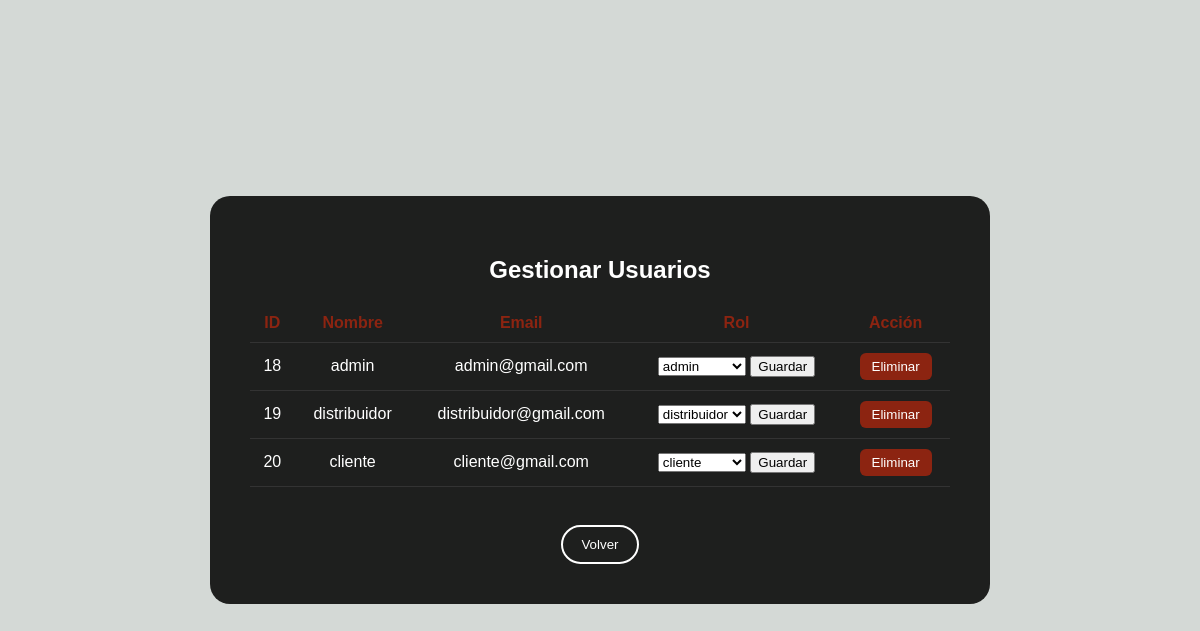
The app's page /backend/php/gestionar_usuarios.php (signed in) with its own data.
### tables this page shows
CREATE TABLE `usuario` (
  `id_usuario` int(11) NOT NULL,
  `nombre` varchar(100) NOT NULL,
  `apellidos` varchar(150) NOT NULL,
  `edad` int(11) DEFAULT NULL,
  `email` varchar(150) NOT NULL,
  `contrasenia_hash` varchar(255) NOT NULL,
  `id_rol` int(11) NOT NULL
);

### backend/php/gestionar_usuarios.php (the view, shortened to what this page needs)
<?php
require "conexion.php";
$sql = "SELECT usuario.id_usuario, usuario.nombre, usuario.email, usuario.id_rol, rol.nombre_rol
        FROM usuario
        INNER JOIN rol ON usuario.id_rol = rol.id_rol";
$resultado = mysqli_query($conn, $sql);
?>
<!DOCTYPE html>
<html>
<head>
<link rel="stylesheet" href="php_css/gestionar_usuarios.css">
</head>
<body>
<div class="main">
<h2>Gestionar Usuarios</h2>
<table>
<tr>
<th>ID</th>
<th>Nombre</th>
<th>Email</th>
<th>Rol</th>
<th>Acción</th>
</tr>
<?php
while($fila = mysqli_fetch_assoc($resultado)){
?>
<tr>
<td><?php echo $fila["id_usuario"]; ?></td>
<td><?php echo $fila["nombre"]; ?></td>
<td><?php echo $fila["email"]; ?></td>
<td>
<form method="POST">
<select name="rol">
<option value="1" <?php if($fila["id_rol"]==1) echo "selected"; ?>>cliente</option>
<option value="2" <?php if($fila["id_rol"]==2) echo "selected"; ?>>admin</option>
<option value="3" <?php if($fila["id_rol"]==3) echo "selected"; ?>>distribuidor</option>
</select>
<button type="submit" name="guardar">Guardar</button>
</form>
</td>
<td>
<a href="gestionar_usuarios.php?borrar=<?php echo $fila["id_usuario"]; ?>">
<button class="btnEliminar">Eliminar</button>
</a>
</td>
</tr>
<?php
}
?>
</table>
<br>
<a href="admin_inicio.php">
<button class="btnVolver">Volver</button>
</a>
</div>
</body>
</html>

### backend/php/php_css/gestionar_usuarios.css (style rules this page uses)
body { margin: 0; font-family: Arial, sans-serif; background-color: #d4d9d6; display: flex; justify-content: center; align-items: center; min-height: 100vh; }
.main { background-color: #1e1f1e; padding: 40px; border-radius: 20px; width: 700px; text-align: center; color: white; }
table { width: 100%; border-collapse: collapse; margin-top: 20px; }
th, td { padding: 10px; border-bottom: 1px solid #333; }
th { color: #8C2411; }
.btnEliminar { background-color: #8C2411; border: none; color: white; padding: 6px 12px; border-radius: 6px; cursor: pointer; }
.btnVolver { margin-top: 20px; padding: 10px 18px; border-radius: 999px; border: 2px solid white; background: transparent; color: white; cursor: pointer; }

### records on screen
usuario: id_usuario "18", nombre "admin", email "admin@gmail.com", rol "admin"
usuario: id_usuario "19", nombre "distribuidor", email "distribuidor@gmail.com", rol "distribuidor"
usuario: id_usuario "20", nombre "cliente", email "cliente@gmail.com", rol "cliente"
